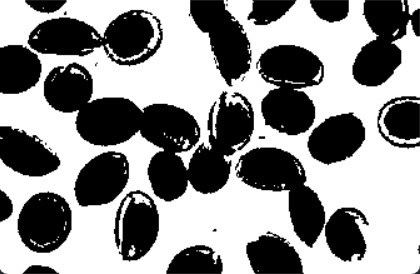
#> input picture Nomor4.jpg, 420 x 274 px, found by its file name
$ python 21_suplemen6_crop.py
#> lines starting #> are read from the running program, lines starting #| are printed output that depends on the picture
import cv2
import numpy as np
from matplotlib import pyplot as plt

imggambar = cv2.imread("./Nomor4.jpg", -1)
#> imggambar is the input picture: shape (274, 420, 3); mean B, G, R 141.1, 141.1, 141.1

# ===========
imgCropped = imggambar[50:150, 150:350]
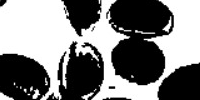
#> imgCropped: shape (100, 200, 3); min 0, max 255, mean 127
cv2.imshow('original size Image', imggambar)
cv2.imshow("citra hasil crop", imgCropped)
# cv2.imshow("citra hasil crop",imggambar)
cv2.waitKey(0)
cv2.destroyAllWindows

$ run again, with Nomor1.jpg copied over Nomor4.jpg
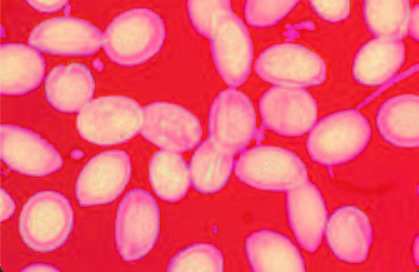
#> input picture Nomor1.jpg, 419 x 272 px, found by its file name
#> imggambar is the input picture: shape (272, 419, 3); mean B, G, R 110.3, 86.8, 240
#> `imgCropped = imggambar[50:150, 150:350]`:
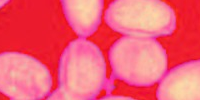
#> imgCropped: shape (100, 200, 3); mean B, G, R 117.2, 94.3, 243.5
